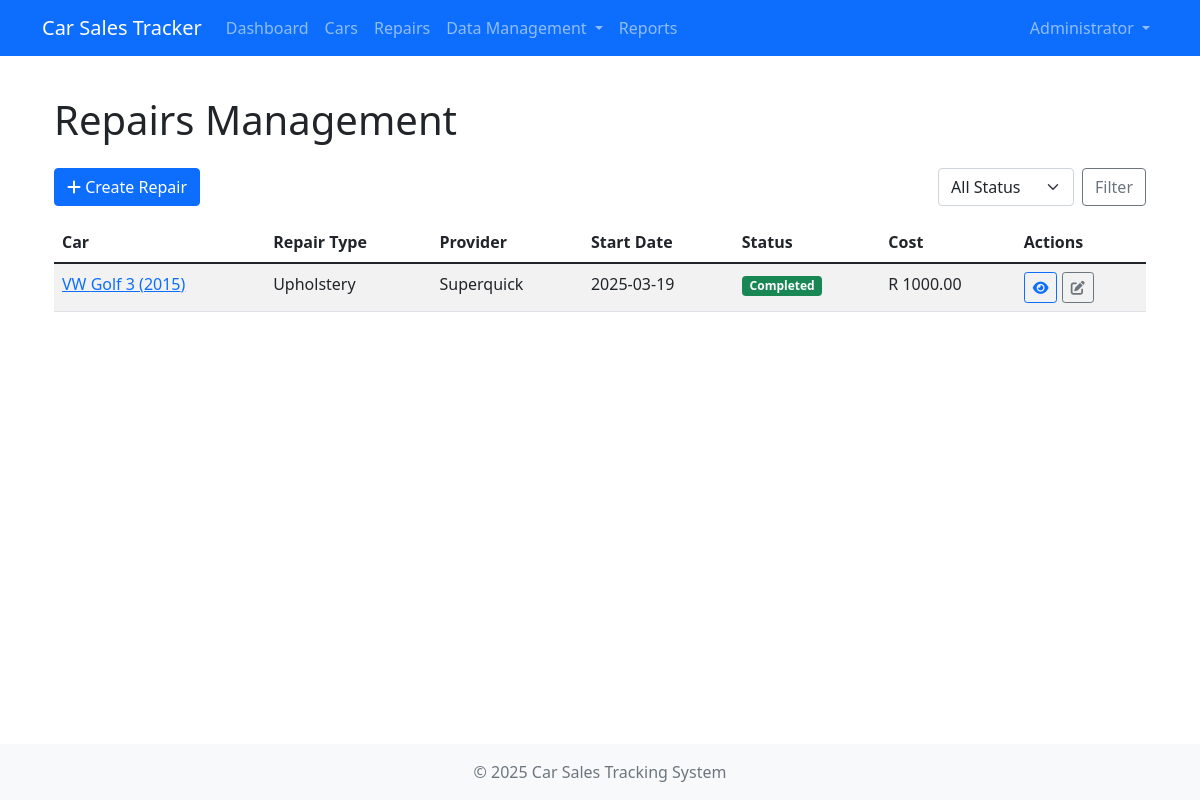
The page /repairs/ (signed in) on the database as committed earlier.
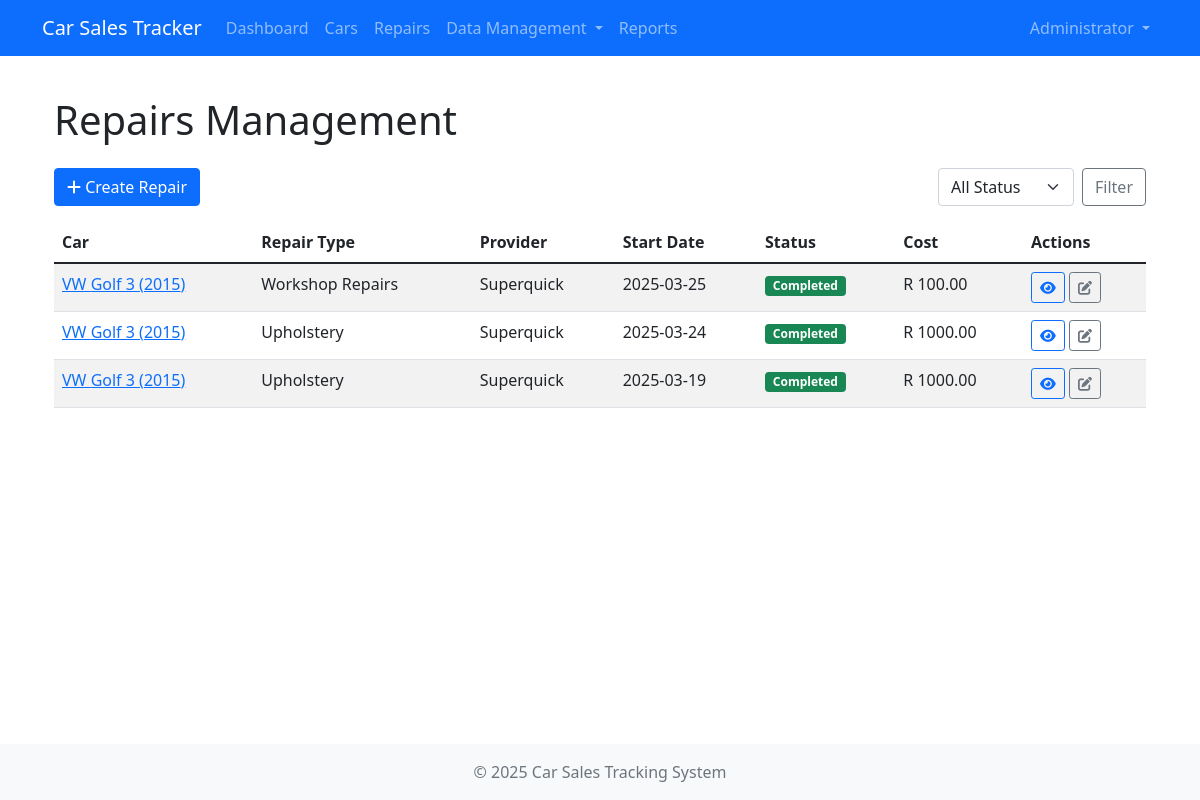
The same page on the database as committed later.
### app/models/repair.py (models this page shows, shortened)
class Repair(db.Model):
    __tablename__ = 'repairs'
    repair_id = db.Column(db.Integer, primary_key=True, autoincrement=True)
    car_id = db.Column(db.Integer, db.ForeignKey('cars.car_id'), nullable=False)
    repair_type = db.Column(db.String(50), nullable=False)
    provider_id = db.Column(db.Integer, db.ForeignKey('repair_providers.provider_id'), nullable=False)
    start_date = db.Column(db.Date, nullable=False, default=datetime.now().date)
    end_date = db.Column(db.Date, nullable=True)
    repair_cost = db.Column(db.Numeric(10, 2), nullable=False)
    additional_notes = db.Column(db.Text, nullable=True)
    provider = db.relationship('RepairProvider', backref='repairs')
    parts = db.relationship('Part', secondary='repair_parts', back_populates='repairs', overlaps="repair_parts")
    repair_parts = db.relationship('RepairPart', back_populates='repair', cascade='all, delete-orphan', overlaps="parts,repairs")

### app/models/car.py (models this page shows, shortened)
class Car(db.Model):
    __tablename__ = 'cars'
    car_id = db.Column(db.Integer, primary_key=True, autoincrement=True)
    vehicle_name = db.Column(db.String(100), nullable=False)
    vehicle_make = db.Column(db.String(50), nullable=False)
    vehicle_model = db.Column(db.String(50), nullable=False)
    year = db.Column(db.Integer, nullable=False)
    colour = db.Column(db.String(50), nullable=False)
    dekra_condition = db.Column(db.String(20), nullable=False)
    licence_number = db.Column(db.String(20), nullable=False)
    registration_number = db.Column(db.String(20), nullable=False)
    purchase_price = db.Column(db.Numeric(10, 2), nullable=False)
    recon_cost = db.Column(db.Numeric(10, 2), nullable=True)
    final_cost_price = db.Column(db.Numeric(10, 2), nullable=True)
    source = db.Column(db.String(50), nullable=False)
    date_bought = db.Column(db.Date, nullable=False, default=datetime.now().date)
    date_added_to_stand = db.Column(db.Date, nullable=True)
    date_sold = db.Column(db.Date, nullable=True)
    refuel_cost = db.Column(db.Numeric(10, 2), default=0.00)
    current_location = db.Column(db.String(100), nullable=False)
    repair_status = db.Column(db.String(30), nullable=False)
    stand_id = db.Column(db.Integer, db.ForeignKey('stands.stand_id'), nullable=True)
    dealer_id = db.Column(db.Integer, db.ForeignKey('dealers.dealer_id'), nullable=True)
    sale_price = db.Column(db.Numeric(10, 2), nullable=True)
    repairs = db.relationship('Repair', backref='car', lazy='dynamic', cascade='all, delete-orphan')
    stand = db.relationship('Stand', backref='cars')
    dealer = db.relationship('Dealer', foreign_keys=[dealer_id])

### app/models/repair_provider.py (models this page shows, shortened)
class RepairProvider(db.Model):
    __tablename__ = 'repair_providers'
    provider_id = db.Column(db.Integer, primary_key=True, autoincrement=True)
    provider_name = db.Column(db.String(100), nullable=False)
    service_type = db.Column(db.String(50), nullable=False)
    contact_info = db.Column(db.String(150), nullable=False)
    location = db.Column(db.String(100), nullable=False)
    notes = db.Column(db.Text, nullable=True)
    date_added = db.Column(db.DateTime, default=datetime.now, nullable=False)
    rating = db.Column(db.Integer, nullable=True)  # Rating out of 5

### app/routes/repairs.py (the view)
@repairs_bp.route('/')
@login_required
@validate_params(
    car_id=(int, False, None),
    status=(str, False, 'All', lambda x: x in VALID_STATUSES),
    sort_by=(str, False, 'start_date', lambda x: x in VALID_SORT_FIELDS),
    sort_dir=(str, False, 'desc', lambda x: x in VALID_SORT_DIRS)
)
def index():
    params = request.validated_params
    car_id = params.get('car_id')
    status = params.get('status', 'All')
    sort_by = params.get('sort_by', 'start_date')
    sort_dir = params.get('sort_dir', 'desc')
    query = Repair.query
    if car_id:
        query = query.filter(Repair.car_id == car_id)
    if status == 'Completed':
        query = query.filter(Repair.end_date != None)
    elif status == 'In Progress':
        query = query.filter(Repair.end_date == None)
    if sort_dir == 'desc':
        query = query.order_by(getattr(Repair, sort_by).desc())
    else:
        query = query.order_by(getattr(Repair, sort_by))
    repairs = query.all()
    return render_template(
        'repairs/index.html',
        repairs=repairs,
        current_car_id=car_id,
        current_status=status,
        current_sort=sort_by,
        current_sort_dir=sort_dir
    )

### app/models/user.py (called while the page is built)
@login_manager.user_loader
def load_user(user_id):
    return User.query.get_or_404(int(user_id)) if user_id else None

### app/templates/repairs/index.html (shortened to what this page needs)
{% extends 'base.html' %}
{% block content %}
<div class="container">
    <h1 class="mb-4">Repairs Management</h1>
    <div class="d-flex justify-content-between mb-3">
        <div>
            <a href="{{ url_for('repairs.create') }}" class="btn btn-primary">
                <i class="fas fa-plus"></i> Create Repair
            </a>
        </div>
        <div class="filters">
            <form method="GET" class="d-flex">
                <select name="status" class="form-select me-2">
                    <option value="All" {% if current_status == 'All' %}selected{% endif %}>All Status</option>
                </select>
                <button type="submit" class="btn btn-outline-secondary">Filter</button>
            </form>
        </div>
    </div>
    <div class="table-responsive">
        <table class="table table-striped table-hover">
            <thead>
                <tr>
                    <th>Car</th>
                    <th>Repair Type</th>
                    <th>Provider</th>
                    <th>Start Date</th>
                    <th>Status</th>
                    <th>Cost</th>
                    <th>Actions</th>
                </tr>
            </thead>
            <tbody>
                {% if repairs %}
                    {% for repair in repairs %}
                    <tr>
                        <td>
                            <a href="{{ url_for('cars.view', car_id=repair.car_id) }}">
                                {{ repair.car.vehicle_make }} {{ repair.car.vehicle_model }} ({{ repair.car.year }})
                            </a>
                        </td>
                        <td>{{ repair.repair_type }}</td>
                        <td>{{ repair.provider.provider_name if repair.provider else 'N/A' }}</td>
                        <td>{{ repair.start_date.strftime('%Y-%m-%d') }}</td>
                        <td>
                            {% if repair.end_date %}
                                <span class="badge bg-success">Completed</span>
                            {% else %}
                                <span class="badge bg-warning">In Progress</span>
                            {% endif %}
                        </td>
                        <td>R {{ repair.repair_cost }}</td>
                        <td>
                            <a href="{{ url_for('repairs.view', repair_id=repair.repair_id) }}" class="btn btn-sm btn-outline-primary">
                                <i class="fas fa-eye"></i>
                            </a>
                            <a href="{{ url_for('repairs.edit', repair_id=repair.repair_id) }}" class="btn btn-sm btn-outline-secondary">
                                <i class="fas fa-edit"></i>
                            </a>
                        </td>
                    </tr>
                    {% endfor %}
                {% else %}
                    <tr>
                        <td colspan="7" class="text-center">No repairs found</td>
                    </tr>
                {% endif %}
            </tbody>
        </table>
    </div>
</div>
{% endblock %}

Rows that differ between the two databases and show on the page:
added Repair: car.vehicle_make "VW", car.vehicle_model "Golf 3", car.year "2015", repair_type "Workshop Repairs", provider "Superquick", start_date "2025-03-25", end_date "Completed", repair_cost "100.00"
added Repair: car.vehicle_make "VW", car.vehicle_model "Golf 3", car.year "2015", repair_type "Upholstery", provider "Superquick", start_date "2025-03-24", end_date "Completed", repair_cost "1000.00"
